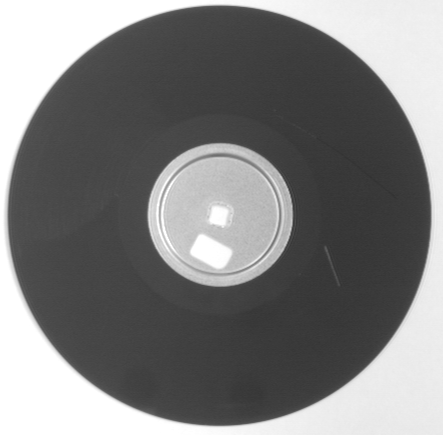
%> input picture matlab/lab1/Floppy.bmp, 443 x 435 px
$ octave Lab1.m   (GNU Octave 9; MATLAB toolbox functions it lacks are replaced by stand-ins)
%> lines starting %> are read from the running program, lines starting %| are printed output that depends on the picture
%% Session 1

%% Manipulating image

% Read image
im = imread("Floppy.bmp");
%> im is the input picture: size 435x443 uint8; min 50, max 255, mean 126

% Grey intensity of pixel
im(67,123);

% Get range of matrix
im(67:70,123:130);

% Asign to variables
[rows,cols] = size(im);
%> rows = 435; cols = 443

% Show image
imshow(im);

% run with imshow()
impixelinfo;

% run with imshow() and select line
%improfile;

% Put title to image
title("Image Original");

colormap jet;
colorbar;
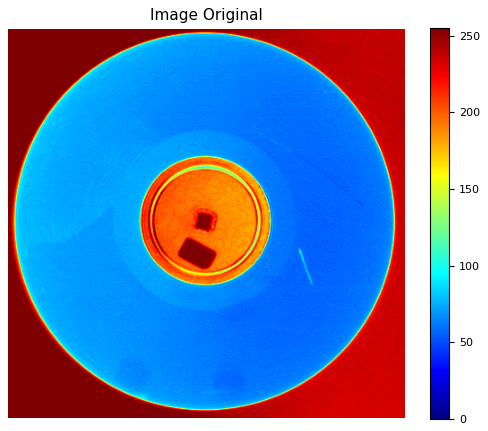
%> figure redrawn from the program's plot data
%% Subplots
figure;
subplot(1,2,1),imshow(im),title('original');
subplot(1,2,2),imshow(255-im),title('negatiu');
%> after `imshow(255-im)`:
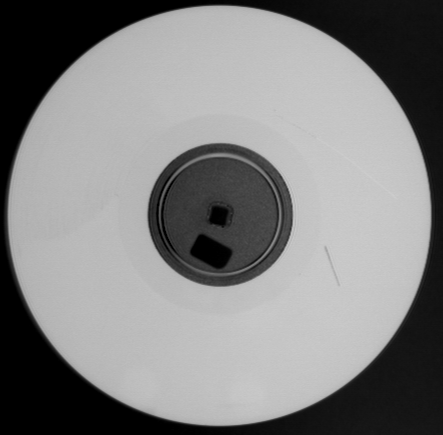
%> displayed picture: size 435x443, on the screen's scale of 0 to 255; min 0, max 205, mean 129

figure, mesh(im), title('representació 3D');
%> after `title('representació 3D')`:
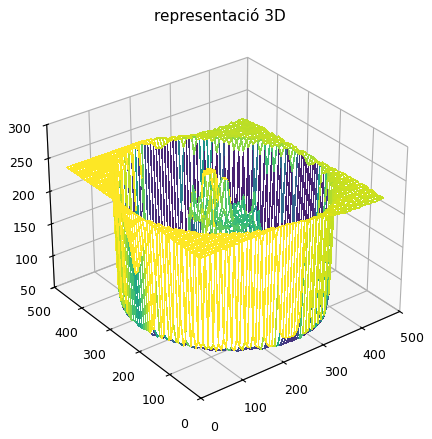
%> figure redrawn from the program's plot data

%% Generate random image
B = rand(256)*1000;

% imshow() only show values bettween [0,1]
figure,imshow(B),title('image random1');

% change accepted range to [0,1000]
figure,imshow(B,[0,1000]),title('image random2');

% use the max and min of the image for the range
figure,imshow(B,[]),title('image random3');

% write image
imwrite(B,'random.png')
